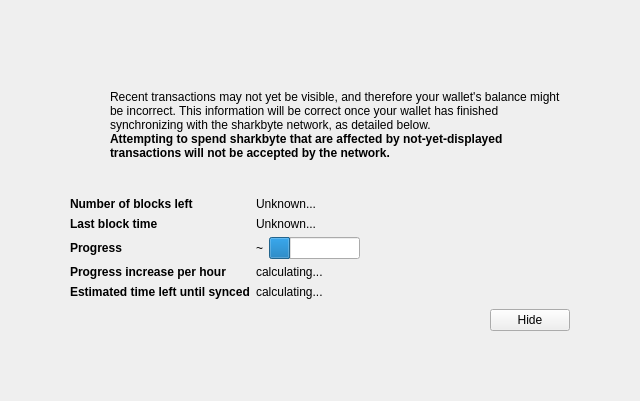
<?xml version="1.0" encoding="UTF-8"?>
<ui version="4.0">
 <class>ModalOverlay</class>
 <widget class="ModalOverlay" name="ModalOverlay">
  <property name="geometry">
   <rect>
    <x>0</x>
    <y>0</y>
    <width>640</width>
    <height>401</height>
   </rect>
  </property>
  <property name="windowTitle">
   <string>Form</string>
  </property>
  <layout class="QVBoxLayout" name="verticalLayout" stretch="0">
   <property name="sizeConstraint">
    <enum>QLayout::SetDefaultConstraint</enum>
   </property>
   <property name="leftMargin">
    <number>0</number>
   </property>
   <property name="topMargin">
    <number>0</number>
   </property>
   <property name="rightMargin">
    <number>0</number>
   </property>
   <property name="bottomMargin">
    <number>0</number>
   </property>
   <item>
    <widget class="QWidget" name="bgWidget" native="true">
     <property name="styleSheet">
      <string notr="true"/>
     </property>
     <layout class="QVBoxLayout" name="verticalLayoutMain" stretch="0">
      <property name="leftMargin">
       <number>60</number>
      </property>
      <property name="topMargin">
       <number>60</number>
      </property>
      <property name="rightMargin">
       <number>60</number>
      </property>
      <property name="bottomMargin">
       <number>60</number>
      </property>
      <item>
       <widget class="QWidget" name="contentWidget" native="true">
        <property name="styleSheet">
         <string notr="true"/>
        </property>
        <layout class="QVBoxLayout" name="verticalLayoutSub" stretch="1,0,0,0,0">
         <property name="spacing">
          <number>0</number>
         </property>
         <property name="leftMargin">
          <number>10</number>
         </property>
         <property name="topMargin">
          <number>10</number>
         </property>
         <property name="rightMargin">
          <number>10</number>
         </property>
         <property name="bottomMargin">
          <number>10</number>
         </property>
         <item>
          <layout class="QHBoxLayout" name="horizontalLayoutIconText" stretch="0,1">
           <property name="topMargin">
            <number>20</number>
           </property>
           <item>
            <layout class="QVBoxLayout" name="verticalLayoutIcon">
             <property name="leftMargin">
              <number>0</number>
             </property>
             <item>
              <widget class="QPushButton" name="warningIcon">
               <property name="enabled">
                <bool>false</bool>
               </property>
               <property name="text">
                <string/>
               </property>
               <property name="icon">
                <iconset>
                 <normaloff>:/icons/warning</normaloff>
                 <disabledoff>:/icons/warning</disabledoff>:/icons/warning</iconset>
               </property>
               <property name="iconSize">
                <size>
                 <width>48</width>
                 <height>48</height>
                </size>
               </property>
               <property name="flat">
                <bool>true</bool>
               </property>
              </widget>
             </item>
             <item>
              <spacer name="verticalSpacerWarningIcon">
               <property name="orientation">
                <enum>Qt::Vertical</enum>
               </property>
               <property name="sizeHint" stdset="0">
                <size>
                 <width>20</width>
                 <height>40</height>
                </size>
               </property>
              </spacer>
             </item>
            </layout>
           </item>
           <item>
            <layout class="QVBoxLayout" name="verticalLayoutInfoText">
             <property name="leftMargin">
              <number>0</number>
             </property>
             <property name="topMargin">
              <number>0</number>
             </property>
             <item>
              <widget class="QLabel" name="infoText">
               <property name="text">
                <string>Recent transactions may not yet be visible, and therefore your wallet's balance might be incorrect. This information will be correct once your wallet has finished synchronizing with the sharkbyte network, as detailed below.</string>
               </property>
               <property name="textFormat">
                <enum>Qt::RichText</enum>
               </property>
               <property name="wordWrap">
                <bool>true</bool>
               </property>
              </widget>
             </item>
             <item>
              <widget class="QLabel" name="infoTextStrong">
               <property name="font">
                <font>
                 <weight>75</weight>
                 <bold>true</bold>
                </font>
               </property>
               <property name="text">
                <string>Attempting to spend sharkbyte that are affected by not-yet-displayed transactions will not be accepted by the network.</string>
               </property>
               <property name="textFormat">
                <enum>Qt::RichText</enum>
               </property>
               <property name="wordWrap">
                <bool>true</bool>
               </property>
              </widget>
             </item>
             <item>
              <spacer name="verticalSpacerInTextSpace">
               <property name="orientation">
                <enum>Qt::Vertical</enum>
               </property>
               <property name="sizeHint" stdset="0">
                <size>
                 <width>20</width>
                 <height>40</height>
                </size>
               </property>
              </spacer>
             </item>
            </layout>
           </item>
          </layout>
         </item>
         <item>
          <spacer name="verticalSpacerAfterText">
           <property name="orientation">
            <enum>Qt::Vertical</enum>
           </property>
           <property name="sizeHint" stdset="0">
            <size>
             <width>20</width>
             <height>40</height>
            </size>
           </property>
          </spacer>
         </item>
         <item>
          <layout class="QFormLayout" name="formLayout">
           <property name="fieldGrowthPolicy">
            <enum>QFormLayout::FieldsStayAtSizeHint</enum>
           </property>
           <property name="horizontalSpacing">
            <number>6</number>
           </property>
           <property name="verticalSpacing">
            <number>6</number>
           </property>
           <property name="topMargin">
            <number>10</number>
           </property>
           <item row="0" column="0">
            <widget class="QLabel" name="labelNumberOfBlocksLeft">
             <property name="font">
              <font>
               <weight>75</weight>
               <bold>true</bold>
              </font>
             </property>
             <property name="text">
              <string>Number of blocks left</string>
             </property>
            </widget>
           </item>
           <item row="0" column="1">
            <widget class="QLabel" name="numberOfBlocksLeft">
             <property name="text">
              <string>Unknown...</string>
             </property>
            </widget>
           </item>
           <item row="1" column="0">
            <widget class="QLabel" name="labelLastBlockTime">
             <property name="font">
              <font>
               <weight>75</weight>
               <bold>true</bold>
              </font>
             </property>
             <property name="text">
              <string>Last block time</string>
             </property>
            </widget>
           </item>
           <item row="1" column="1">
            <widget class="QLabel" name="newestBlockDate">
             <property name="sizePolicy">
              <sizepolicy hsizetype="Maximum" vsizetype="Preferred">
               <horstretch>0</horstretch>
               <verstretch>0</verstretch>
              </sizepolicy>
             </property>
             <property name="text">
              <string>Unknown...</string>
             </property>
            </widget>
           </item>
           <item row="2" column="0">
            <widget class="QLabel" name="labelSyncDone">
             <property name="font">
              <font>
               <weight>75</weight>
               <bold>true</bold>
              </font>
             </property>
             <property name="text">
              <string>Progress</string>
             </property>
            </widget>
           </item>
           <item row="2" column="1">
            <layout class="QHBoxLayout" name="horizontalLayoutSync" stretch="0,1">
             <item>
              <widget class="QLabel" name="percentageProgress">
               <property name="text">
                <string notr="true">~</string>
               </property>
              </widget>
             </item>
             <item>
              <widget class="QProgressBar" name="progressBar">
               <property name="value">
                <number>24</number>
               </property>
               <property name="format">
                <string/>
               </property>
              </widget>
             </item>
            </layout>
           </item>
           <item row="4" column="0">
            <widget class="QLabel" name="labelProgressIncrease">
             <property name="font">
              <font>
               <weight>75</weight>
               <bold>true</bold>
              </font>
             </property>
             <property name="text">
              <string>Progress increase per hour</string>
             </property>
            </widget>
           </item>
           <item row="4" column="1">
            <widget class="QLabel" name="progressIncreasePerH">
             <property name="text">
              <string>calculating...</string>
             </property>
            </widget>
           </item>
           <item row="5" column="0">
            <widget class="QLabel" name="labelEstimatedTimeLeft">
             <property name="font">
              <font>
               <weight>75</weight>
               <bold>true</bold>
              </font>
             </property>
             <property name="text">
              <string>Estimated time left until synced</string>
             </property>
            </widget>
           </item>
           <item row="5" column="1">
            <widget class="QLabel" name="expectedTimeLeft">
             <property name="text">
              <string>calculating...</string>
             </property>
            </widget>
           </item>
          </layout>
         </item>
         <item>
          <layout class="QHBoxLayout" name="horizontalLayoutButtons">
           <property name="leftMargin">
            <number>10</number>
           </property>
           <property name="topMargin">
            <number>10</number>
           </property>
           <item>
            <spacer name="horizontalSpacer">
             <property name="orientation">
              <enum>Qt::Horizontal</enum>
             </property>
             <property name="sizeHint" stdset="0">
              <size>
               <width>40</width>
               <height>20</height>
              </size>
             </property>
            </spacer>
           </item>
           <item>
            <widget class="QPushButton" name="closeButton">
             <property name="text">
              <string>Hide</string>
             </property>
            </widget>
           </item>
          </layout>
         </item>
         <item>
          <layout class="QVBoxLayout" name="verticalLayout_2">
           <item>
            <spacer name="verticalSpacer">
             <property name="orientation">
              <enum>Qt::Vertical</enum>
             </property>
             <property name="sizeHint" stdset="0">
              <size>
               <width>20</width>
               <height>40</height>
              </size>
             </property>
            </spacer>
           </item>
          </layout>
         </item>
        </layout>
       </widget>
      </item>
     </layout>
    </widget>
   </item>
  </layout>
 </widget>
 <customwidgets>
  <customwidget>
   <class>ModalOverlay</class>
   <extends>QWidget</extends>
   <header>modaloverlay.h</header>
   <container>1</container>
  </customwidget>
 </customwidgets>
 <resources/>
 <connections/>
</ui>
